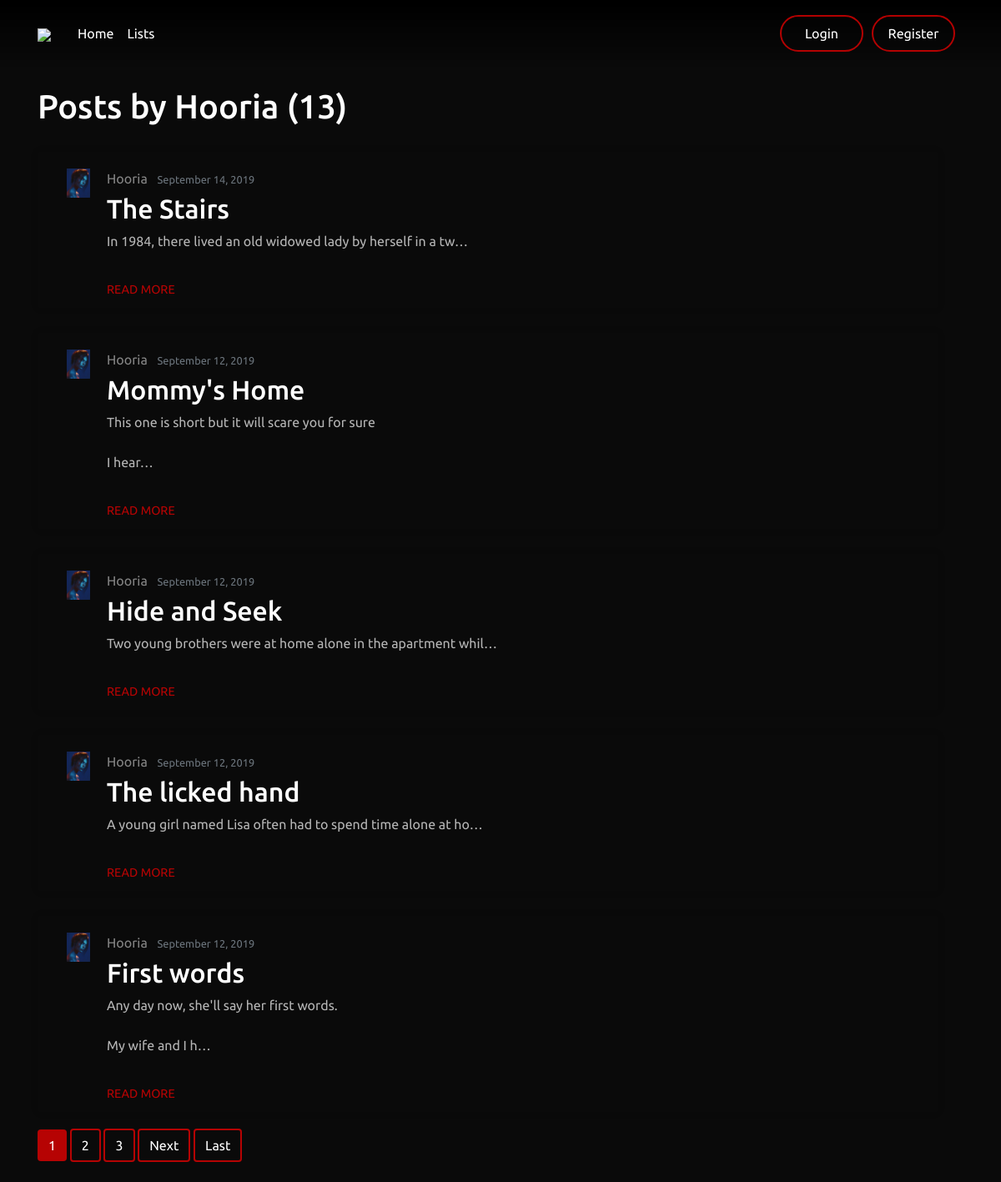
/user/Hooria, run on the app's committed database.
### blog/models.py (models this page shows, shortened)
class Post(models.Model):
    title = models.CharField(max_length=30)
    content = models.TextField()
    date_posted = models.DateTimeField(default=timezone.now)
    author = models.ForeignKey(User, on_delete=models.CASCADE)
    image = models.ImageField(default='default.jpg', upload_to='post_pics')
    horror_type = models.CharField(
        default='Horror', max_length=300, choices=TITLE_CHOICES)

### users/models.py (models this page shows, shortened)
class Profile(models.Model):
    user = models.OneToOneField(User, on_delete=models.CASCADE)
    image = models.ImageField(default='default.jpg', upload_to='profile_pics')

### blog/views.py (the view)
# urls.py: path('user/<str:username>', UserPostListView.as_view(), name='user-posts'),
class UserPostListView(ListView):
    model = Post
    template_name = 'blog/user_posts.html'
    context_object_name = 'posts'
    paginate_by = 5
    def get_queryset(self):
        user = get_object_or_404(User, username=self.kwargs.get('username'))
        return Post.objects.filter(author=user).order_by('-date_posted')

### blog/templates/blog/user_posts.html (shortened to what this page needs)
{% extends "blog/base.html" %}
{% block content %}
    <h1 class="mt-4 mb-3">Posts by {{ view.kwargs.username }} ({{ page_obj.paginator.count }})</h1>
    {% for post in posts %}
    <article class="media content-section">
        <img class="article-img"src="{{ post.author.profile.image.url }}">
        <div class="media-body">
            <div class="article-metadata" style="margin-left: 10px;">
                <a class="mr-2" href="{% url 'user-posts' post.author.username %}">{{ post.author }}</a>
                <small class="text-muted">{{ post.date_posted|date:"F d, Y" }}</small>
            </div>
            <h2><a class="article-title" href="{% url 'post-detail' post.id %}" style="margin-left: 10px;">{{ post.title }}</a></h2>
            <p class="article-content" style="margin-left: 10px;">{{ post.content|truncatechars:60 }}</p>
            <a class="custom-a"href="{% url 'post-detail' post.id %}" style="margin-left: 10px;">READ MORE</a>
        </div>
    </article>
    {% endfor %}
    {% if is_paginated %}
        {% for num in page_obj.paginator.page_range %}
        {% if page_obj.number == num %}
            <a class="btn paginator-danger mb-4" href="?page={{ num }}">{{ num }}</a>
        {% elif num > page_obj.number|add:'-3' and num < page_obj.number|add:'3' %}
            <a class="btn paginator mb-4" href="?page={{ num }}">{{ num }}</a>
        {% endif %}
        {% endfor %}
        {% if page_obj.has_next %}
            <a class="btn mb-4 paginator" href="?page={{ page_obj.next_page_number }}">Next</a>
            <a class="btn mb-4 paginator" href="?page={{ page_obj.paginator.num_pages }}">Last</a>
        {% endif %}
    {% endif %}
{% endblock content %}

### blog/static/blog/main.css (style rules this page uses)
body { background: #0a0a0a; color: rgba(255,255,255,0.7); margin-top: 5rem; position: relative; font-family: 'Ubuntu', sans-serif; overflow-x: hidden; }
h1, h2, h3, h4, h5, h6 { color: white; }
.content-section { background:transparent; margin-top: 30px; padding: 10px 20px; box-shadow: 0 0 10px rgba(0,0,0,.1); border-radius: 3px; margin-bottom: 20px; width: 90vw; }
.article-title { color: white; text-align: center; }
.article-content { white-space: pre-line; }
.article-img { height: 35px; width: auto; margin-right: 10px; margin-left: 15px; margin-bottom: 20px; margin-top: 10px; }
.article-metadata { padding-bottom: 1px; margin-bottom: 4px; margin-top: 10px; margin-left: 30px; }
.article-metadata a { color:rgba(255,255,255,.5); text-decoration: none; }
a { color: rgba(255,0,0,0.8); text-decoration: none; }
.custom-a { color: rgba(255,0,0,0.7); text-decoration: none; font-size: 0.9em; margin-left: 30px; float: left; margin-top: 20px; }
.paginator { border: 2px solid rgba(255,0,0,0.7); color: white; }
.paginator-danger { background: rgba(255,0,0,0.7); color: white; }

### data on the page
Post: author.profile.image (picture), author "Hooria", date_posted "September 14, 2019", title "The Stairs", content "In 1984, there lived an old widowed lady by herself in a tw…"
Post: author.profile.image (picture), author "Hooria", date_posted "September 12, 2019", title "Mommy's Home", content "This one is short but it will scare you for sure I hear…"
Post: author.profile.image (picture), author "Hooria", date_posted "September 12, 2019", title "Hide and Seek", content "Two young brothers were at home alone in the apartment whil…"
Post: author.profile.image (picture), author "Hooria", date_posted "September 12, 2019", title "The licked hand", content "A young girl named Lisa often had to spend time alone at ho…"
Post: author.profile.image (picture), author "Hooria", date_posted "September 12, 2019", title "First words", content "Any day now, she'll say her first words. My wife and I h…"

### other printed values
{{ view.kwargs.username }} "Hooria"
{{ page_obj.paginator.count }} "13"
{{ num }} "1"
{{ num }} "2" "3"
